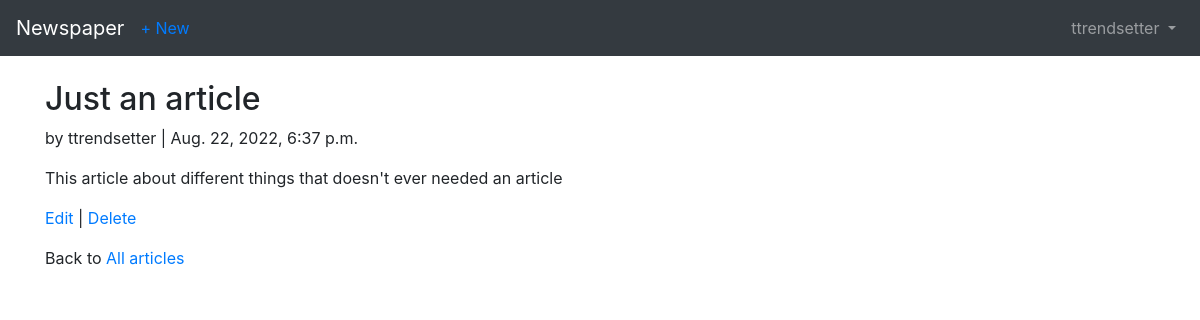
/articles/4/ (signed in), run on the app's committed database.
### users/models.py (models this page shows)
class CustomUser(AbstractUser):
    age = models.PositiveIntegerField(default=0)

### articles/models.py (models this page shows, shortened)
class Article(models.Model):
    title = models.CharField(max_length=200)
    body = models.TextField()
    date = models.DateTimeField(auto_now_add=True)
    author = models.ForeignKey(
        settings.AUTH_USER_MODEL,
        on_delete=models.CASCADE
    )

### articles/views.py (the view)
# urls.py: path('<int:pk>/', views.ArticleDetailView.as_view(), name='article_detail'),
class ArticleDetailView(LoginRequiredMixin, DetailView):
    model = models.Article
    template_name = 'article_detail.html'
    context_object_name = 'article'
    login_url = 'login'

### templates/article_detail.html (shortened to what this page needs)
{% extends 'base.html' %}
{% block content %}
<div class="article-entry">
    <h2>{{ article.title }}</h2>
    <p> by {{ article.author }} | {{ article.date }}</p>
    <p> {{article.body }} </p>
</div>
<p><a href="{% url 'article_edit' article.pk %}">Edit</a> |
    <a href="{% url 'article_delete' article.pk %}">Delete</a></p>
<p> Back to <a href="{% url 'article_list' %}">All articles</a></p>
{% endblock content %}

### templates/base.html (shortened to what this page needs)
<!DOCTYPE html>
<html lang="en">
<head>
    <link rel="stylesheet" href="https://maxcdn.bootstrapcdn.com/bootstrap/4.0.0/css/bootstrap.min.css"
>
</head>
<body>
    <nav class="navbar navbar-expand-md navbar-dark bg-dark mb-4">
        <a class="navbar-brand" href="{% url 'home' %}">Newspaper</a>
        {% if user.is_authenticated %}
        <ul class="navbar-nav mr-auto">
            <li class="nav-item"><a href="{% url 'article_create' %}">+ New</a></li>
        </ul>
        {% endif %}
        <div class="collapse navbar-collapse" id="navbarCollapse">
            {% if user.is_authenticated %}
            <ul class="navbar-nav ml-auto">
                <li class="nav-item">
                    <a class="nav-link dropdown-toggle" href="#" id="userMenu"
                       data-toggle="dropdown" aria-haspopup="true"
                       aria-expanded="false">
                        {{ user.username }}
                    </a>
                </li>
            </ul>
            {% endif %}
        </div>
    </nav>
    <div class="container">
        {% block content %}
        {% endblock content %}
    </div>
</body>
</html>

### data on the page
CustomUser: username "ttrendsetter"
Article: title "Just an article", author "ttrendsetter", date "Aug. 22, 2022, 6:37 p.m.", body "This article about different things that doesn't ever needed an article"
